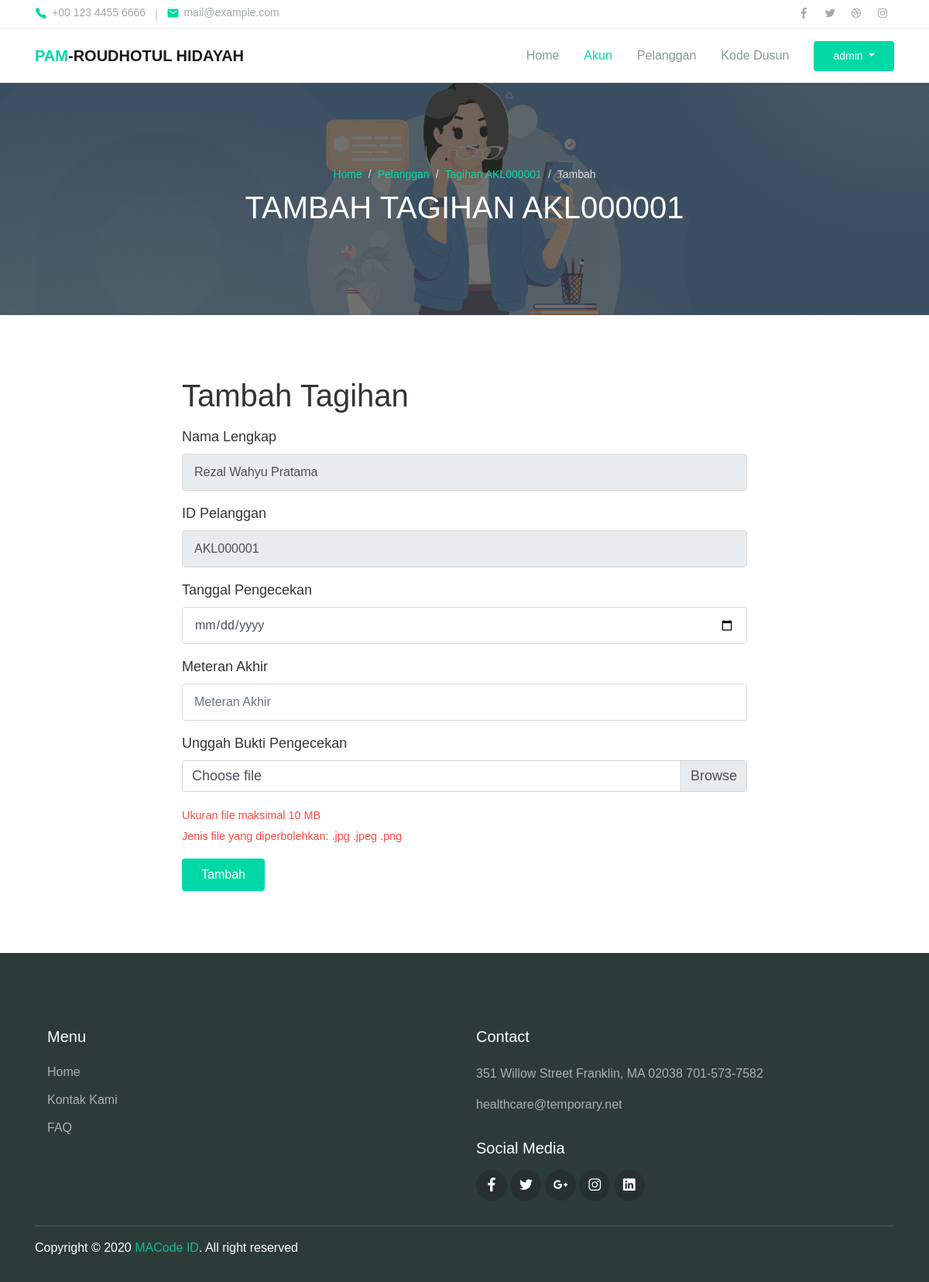
Page /admin/pelanggan_tagihan_tambah.php?id=1 (signed in) on the committed database.
### tables this page shows
CREATE TABLE `user` (
  `id` int(11) NOT NULL,
  `nama` varchar(255) NOT NULL,
  `username` varchar(255) NOT NULL,
  `password` varchar(255) NOT NULL
);

CREATE TABLE `pelanggan` (
  `id` int(10) NOT NULL,
  `id_pelanggan` varchar(10) NOT NULL,
  `nama` char(40) NOT NULL,
  `dusun` int(4) NOT NULL,
  `rt` int(3) NOT NULL,
  `rw` int(3) NOT NULL,
  `no_rumah` int(4) NOT NULL,
  `no_hp` varchar(13) NOT NULL,
  `level` varchar(20) NOT NULL,
  `code` varchar(10) NOT NULL,
  `qrcode` varchar(500) NOT NULL
);

### admin/pelanggan_tagihan_tambah.php (the view, shortened to what this page needs)
<?php
    $thisPage = 'akun';
    include '../config/koneksi.php';
    $id_admin = $_SESSION['pamrh_id_admin'];
    $query_admin_login = mysqli_query($koneksi, "SELECT * FROM user WHERE id='$id_admin'");
    $admin_login = mysqli_fetch_assoc($query_admin_login);
    if(isset($_GET['id']))
    {
        $id_pelanggan = $_GET['id'];
        $query_data_akun = mysqli_query($koneksi, "SELECT * FROM pelanggan WHERE id='$id_pelanggan'");
        $data_akun = mysqli_fetch_array($query_data_akun);
        $id_pelanggan_tagihan = $data_akun['id'];
        $query_tagihan = mysqli_query($koneksi, "SELECT * FROM tagihan WHERE id_pelanggan='$id_pelanggan_tagihan'");
        $data_tagihan = mysqli_num_rows($query_tagihan);
        $query_data_akhir = mysqli_query($koneksi, "SELECT max(akhir) as max_akhir FROM tagihan WHERE id_pelanggan='$id_pelanggan_tagihan'");
        $data_akhir = mysqli_fetch_array($query_data_akhir);
    }
    include 'layout/header.php';
?>
    <div class="page-banner overlay-dark bg-image" style="background-image: url('../assets/img/gmb-4.png');">
        <div class="banner-section">
            <div class="container text-center wow fadeInUp">
                <nav aria-label="Breadcrumb">
                    <ol class="breadcrumb breadcrumb-dark bg-transparent justify-content-center py-0 mb-2">
                        <li class="breadcrumb-item"><a href="index.php">Home</a></li>
                        <li class="breadcrumb-item"><a href="pelanggan.php">Pelanggan</a></li>
                        <li class="breadcrumb-item"><a href="pelanggan_tagihan.php?id=<?php echo $data_akun['id']; ?>">Tagihan <?php echo $data_akun['id_pelanggan']; ?></a></li>
                        <li class="breadcrumb-item active" aria-current="page">Tambah</li>
                    </ol>
                </nav>
                <h1 class="font-weight-normal">TAMBAH TAGIHAN <?php echo $data_akun['id_pelanggan']; ?></h1>
            </div>
        </div>
    </div>
    <div class="page-section">
        <div class="container">
            <div class="row justify-content-center">
                <div class="col-8 wow fadeInUp">
                    <h1 class="mb-3">Tambah Tagihan</h1>
                    <div class="text-lg">
                        <form method="POST" enctype="multipart/form-data" action="function/tambah_tagihan.php">
                            <div class="form-group">
                                <label for="exampleInputEmail1">Nama Lengkap</label>
                                <input type="text" class="form-control" value="<?php echo $data_akun['nama']; ?>" readonly required>
                            </div>
                            <div class="form-group">
                                <label for="exampleInputEmail1">ID Pelanggan</label>
                                <input type="text" class="form-control" value="<?php echo $data_akun['id_pelanggan']; ?>" readonly required>
                            </div>
                            <div class="form-group">
                                <label for="exampleInputEmail1">Tanggal Pengecekan</label>
                                <input type="date" class="form-control" name="tgl_cek" placeholder="Tanggal Pengecekan" required>
                            </div>
                            <div class="form-group">
                                <label for="exampleInputEmail1">Meteran Akhir</label>
                                <input type="number" class="form-control" <?php if($data_tagihan != 0) echo "min='".$data_akhir['max_akhir']."'"; ?> name="akhir" placeholder="Meteran Akhir" required>
                            </div>
                            <div class="form-group">
                                <label for="exampleInputPassword1">Unggah Bukti Pengecekan</label>
                                <div class="input-group mb-3">
                                    <div class="custom-file">
                                        <label class="custom-file-label" for="inputGroupFile01">Choose file</label>
                                    </div>
                                </div>
                                <small class="text-danger">
                                    Ukuran file maksimal 10 MB<br>
                                    Jenis file yang diperbolehkan: .jpg .jpeg .png
                                </small>
                            </div>
                            <button type="submit" class="btn btn-primary">Tambah</button>
                        </form>
                    </div>
                </div>
            </div>
        </div>
    </div>
<?php
include_once('layout/footer.php');
?>

### admin/layout/header.php (shortened to what this page needs)
<!DOCTYPE html>
<html lang="en">
<head>
  <link rel="stylesheet" href="../assets/assets/css/maicons.css">
  <link rel="stylesheet" href="../assets/assets/css/bootstrap.css">
  <link rel="stylesheet" href="../assets/assets/vendor/owl-carousel/css/owl.carousel.css">
  <link rel="stylesheet" href="../assets/assets/vendor/animate/animate.css">
  <link rel="stylesheet" href="../assets/assets/css/theme.css">
  <link rel="stylesheet" href="https://cdn.jsdelivr.net/npm/sweetalert2@11.1.4/dist/sweetalert2.min.css">
  <link rel="stylesheet" href="https://cdn.datatables.net/1.11.0/css/dataTables.bootstrap4.min.css">
  <link rel="stylesheet" href="../assets/assets/vendor/lightbox2/dist/css/lightbox.min.css">
</head>
<body>
  <header>
    <div class="topbar">
      <div class="container">
        <div class="row">
          <div class="col-sm-8 text-sm">
            <div class="site-info">
              <a href="#"><span class="mai-call text-primary"></span> +00 123 4455 6666</a>
              <span class="divider">|</span>
              <a href="#"><span class="mai-mail text-primary"></span> mail@example.com</a>
            </div>
          </div>
          <div class="col-sm-4 text-right text-sm">
            <div class="social-mini-button">
              <a href="#"><span class="mai-logo-facebook-f"></span></a>
              <a href="#"><span class="mai-logo-twitter"></span></a>
              <a href="#"><span class="mai-logo-dribbble"></span></a>
              <a href="#"><span class="mai-logo-instagram"></span></a>
            </div>
          </div>
        </div>
      </div>
    </div>
    <nav class="navbar navbar-expand-lg navbar-light shadow-sm">
      <div class="container">
        <a class="navbar-brand" href="#"><span class="text-primary">PAM</span>-ROUDHOTUL HIDAYAH</a>
        <div class="collapse navbar-collapse" id="navbarSupport">
          <ul class="navbar-nav ml-auto">
            <li class="nav-item <?php if($thisPage == 'home') echo 'active'; ?>">
              <a class="nav-link" href="index.php">Home</a>
            </li>
            <li class="nav-item <?php if($thisPage == 'akun') echo 'active'; ?>">
              <a class="nav-link" href="akun.php">Akun</a>
            </li>
            <li class="nav-item <?php if($thisPage == 'pelanggan') echo 'active'; ?>">
              <a class="nav-link" href="pelanggan.php">Pelanggan</a>
            </li>
            <li class="nav-item <?php if($thisPage == 'dusun') echo 'active'; ?>">
              <a class="nav-link" href="dusun.php">Kode Dusun</a>
            </li>
            <li class="nav-item">
              <div class="dropdown">
                <button class="btn btn btn-primary ml-lg-3 dropdown-toggle" type="button" id="dropdownMenuButton" data-toggle="dropdown" aria-haspopup="true" aria-expanded="false">
                  <?php echo $admin_login['nama']; ?>
                </button>
              </div>
            </li>
          </ul>
        </div>
      </div>
    </nav>
  </header>

### assets/assets/css/theme.css (style rules this page uses)
:root { --primary: #00D9A5; --accent: #FF3D85; --secondary: #4E5AFE; --warning: #EED818; --info: #05B4E1; --danger: #FF4943; --success: #96C93D; --dark: #343531; --light: #F5F9F6; --cs: #596261; --grey: #6E807A; }
body { font-family: "Source Sans Pro", sans-serif; line-height: 1.5; color: #343531; }
a { color: #07be94; text-decoration: none; background-color: transparent; }
.text-sm { font-size: 14px !important; }
.text-lg { font-size: 18px !important; }
.text-primary { color: #00D9A5 !important; }
.text-danger { color: #FF4943 !important; }
.btn-primary { color: #fff; background-color: #00D9A5; border-color: transparent; }
.topbar { border-bottom: 1px solid #E8EEE4; }
.topbar .row { align-items: center; min-height: 36px; }
.topbar .site-info a { display: inline-flex; align-items: center; color: #A1AAA7; }
.topbar .site-info a span { font-size: 16px; margin-right: 6px; }
.topbar .site-info .divider { margin-left: 8px; margin-right: 8px; color: #BEC8B8; }
.topbar .social-mini-button a { display: inline-block; padding: 4px 8px; color: #A1AAA7; }
.btn { padding: 8px 24px; }
.breadcrumb { background-color: #f8f9fa; }
.breadcrumb-dark .breadcrumb-item a { color: #00D9A5; }
.breadcrumb-dark .breadcrumb-item + .breadcrumb-item::before { display: inline-block; padding-right: 0.5rem; color: rgba(255, 255, 255, 0.8); content: "/"; }
.breadcrumb-dark .breadcrumb-item.active { color: rgba(255, 255, 255, 0.8); }
.navbar { min-height: 70px; }
.navbar-brand { font-weight: 600; padding-top: 10px; padding-bottom: 10px; }
.navbar-nav { margin-top: 10px; border-top: 1px solid #E8EEE4; flex-shrink: 0; }
.navbar-nav .nav-link { transition: all .2s ease; }
.navbar-nav .btn { font-size: 14px; }
.navbar-light .navbar-nav .nav-link { color: rgba(110, 128, 122, 0.8); }
.navbar-light .navbar-nav .show > .nav-link, .navbar-light .navbar-nav .active > .nav-link, .navbar-light .navbar-nav .nav-link.show, .navbar-light .navbar-nav .nav-link.active { font-weight: 500; color: #00D9A5; }
@media (min-width: 992px) { .navbar-expand-lg .navbar-nav { margin-top: 0; border-top: none; } }
@media (min-width: 992px) { .navbar-expand-lg .navbar-nav .nav-link { padding-right: 16px; padding-left: 16px; } }
@media (min-width: 992px) { .navbar-expand-lg .navbar-nav { align-items: center; } }
.form-control { padding: 8px 15px; height: calc(1.5em + 1.375rem + 2px); border-color: #d6dbd9; }
.bg-image { position: relative; background-position: center center; background-size: cover; background-repeat: no-repeat; }
.bg-image > * { position: relative; z-index: 10; }
.page-section { position: relative; padding-top: 80px; padding-bottom: 80px; overflow: hidden; }
.page-banner { position: relative; height: 300px; z-index: 10; }
.page-hero.overlay-dark::before, .page-banner.overlay-dark::before { content: ""; position: absolute; top: 0; left: 0; width: 100%; height: 100%; background: rgba(52, 53, 49, 0.7); z-index: 1; }
.page-banner .breadcrumb-item, .page-banner .breadcrumb-item a { font-size: 14px; }
.hero-section, .banner-section { position: relative; display: -ms-flexbox; display: flex; -ms-flex-align: center; align-items: center; -ms-flex-pack: center; justify-content: center; height: 100%; color: #ffffff; z-index: 10; }

### rows in the picture
user: nama "admin"
pelanggan: id_pelanggan "AKL000001", nama "Rezal Wahyu Pratama"
